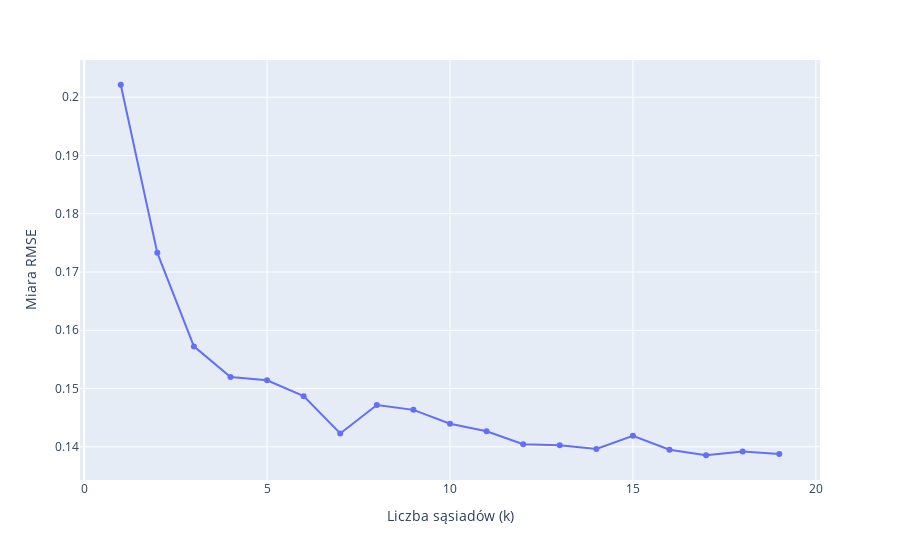

Write notebook code for a chart like this one.
### Code cell
#KNN na wszystkich danych
wyn_knn_all=list()
n_range=range(1,30)
for i in n_range:
  kmni_all = KNNImputer(n_neighbors=i)
  kmni=kmni_all.fit_transform(df_nowe[cols])
  wyn_knn_all.append(np.sqrt(mean_squared_error(df_bezna[cols], kmni)))

wyn_knn_all_df=pd.DataFrame(np.column_stack([n_range, wyn_knn_all]), columns=["k","rmse"])

fig = px.line(wyn_knn_all_df, x="k", y="rmse", markers=True, line_shape='linear')

# Dodajemy etykiety i tytuł
fig.update_layout(
    xaxis_title='Liczba sąsiadów (k)',
    yaxis_title='Miara RMSE'
)

# Wyświetlamy wykres
fig.show()
fig.write_image("knn_all.png", width=1000, height=600, scale=4, format="png")

### Figure 1 — Plotly figure (JSON) as saved in the notebook; plotly's stock layout.template omitted (floating-point values rounded to 4 significant figures)
{"data": [{"hovertemplate": "k=%{x}<br>rmse=%{y}<extra></extra>", "legendgroup": "", "line": {"color": "#636efa", "dash": "solid", "shape": "linear"}, "marker": {"symbol": "circle"}, "mode": "markers+lines", "name": "", "orientation": "v", "showlegend": false, "type": "scatter", "x": [1, 2, 3, 4, 5, 6, 7, 8, 9, 10, 11, 12, 13, 14, 15, 16, 17, 18, 19], "xaxis": "x", "y": [0.2022, 0.1733, 0.1572, 0.152, 0.1514, 0.1487, 0.1423, 0.1472, 0.1463, 0.144, 0.1427, 0.1404, 0.1402, 0.1396, 0.1419, 0.1395, 0.1385, 0.1392, 0.1388], "yaxis": "y"}], "layout": {"legend": {"tracegroupgap": 0}, "margin": {"t": 60}, "xaxis": {"anchor": "y", "domain": [0, 1], "title": {"text": "Liczba sąsiadów (k)"}}, "yaxis": {"anchor": "x", "domain": [0, 1], "title": {"text": "Miara RMSE"}}}}
